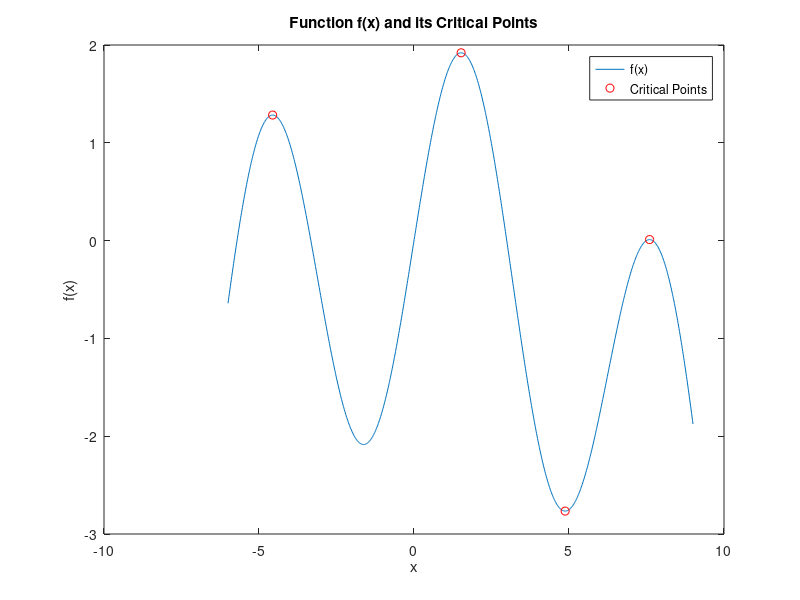

The MATLAB script that drew this image:
% Define the function
f = @(x) 2*sin(x) - x.^2/30;

% Define the first derivative of the function
df = @(x) 2*cos(x) - x/15;

% Plot the function over the given range
x = linspace(-6, 9, 1000);
plot(x, f(x))
hold on

% Use fzero to find zeros of the first derivative within the given range
% We provide initial guesses based on the plotted function
initialGuesses = [-5, 0, 5, 8];
zerosDf = zeros(1, length(initialGuesses));

for i = 1:length(initialGuesses)
    zerosDf(i) = fzero(df, initialGuesses(i));
    % Mark critical points on the graph
    plot(zerosDf(i), f(zerosDf(i)), 'ro');
end

hold off
title('Function f(x) and its Critical Points')
xlabel('x')
ylabel('f(x)')
legend('f(x)', 'Critical Points', 'Location', 'best')

% Output the critical points
disp('Critical points at x = ');
disp(zerosDf);